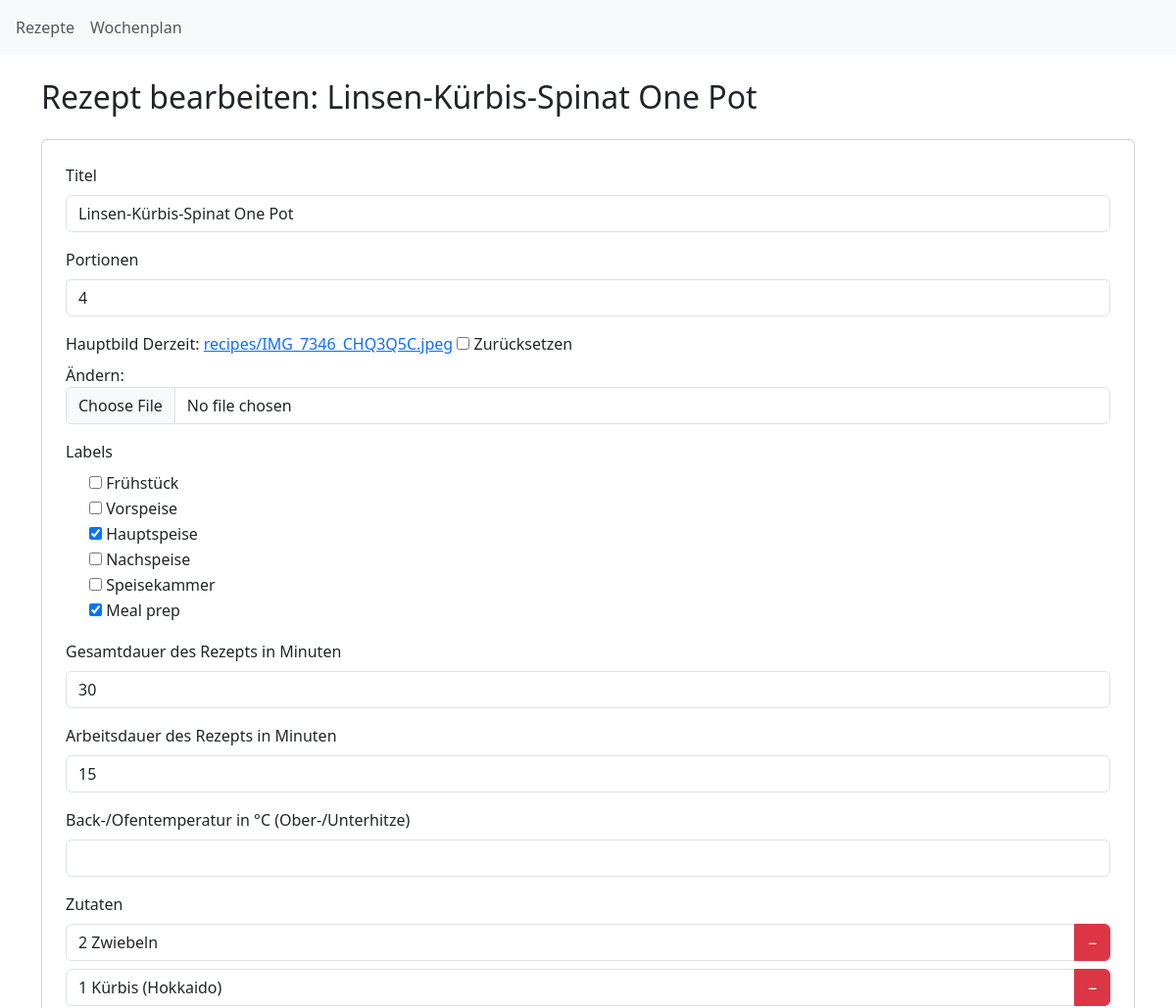
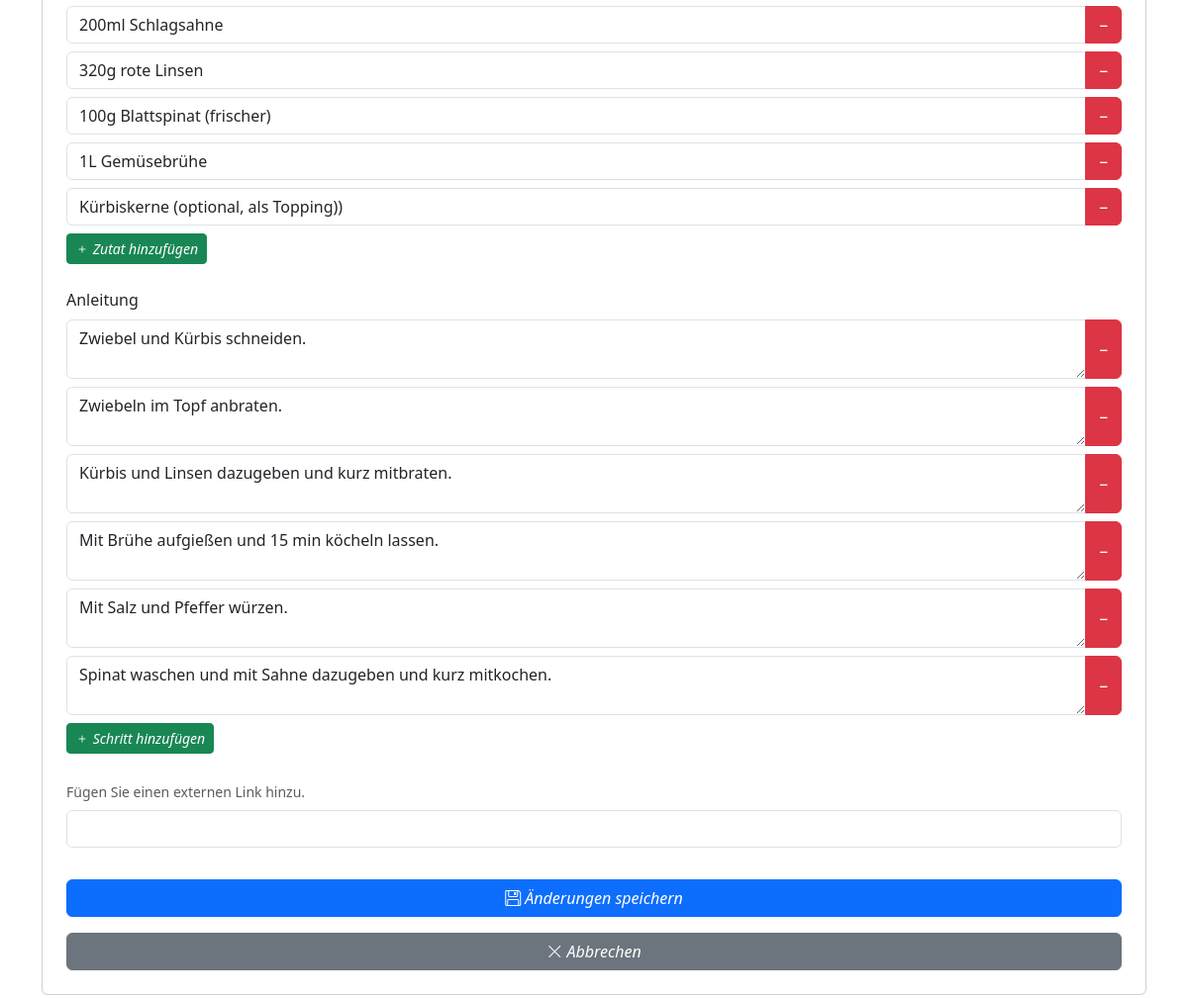
/recipes/linsen-kurbis-spinat-one-pot/edit/, run on the app's committed database (2 pictures, top to bottom).
### recipes/models.py (models this page shows, shortened)
class Recipe(models.Model):
    title = models.CharField(
        max_length=200,
        help_text="Titel"
    )
    slug = models.SlugField(
        unique=True,
        blank=True
    )
    servings = models.PositiveIntegerField(
        help_text="Portionen",
        null=True,
        blank=True,
    )
    image = models.ImageField(
        upload_to='recipes/',
        blank=True,
        null=True,
        help_text="Hauptbild"
    )
    labels = models.ManyToManyField(
        "Label",
        blank=True,
        help_text="Label"
    )
    duration_minutes = models.PositiveIntegerField(
        null=True,
        blank=True,
        help_text="Gesamtdauer des Rezepts in Minuten"
    )
    working_time = models.PositiveIntegerField(
        null=True,
        blank=True,
        help_text="Arbeitsdauer des Rezepts in Minuten"
    )
    temperature_celsius = models.PositiveIntegerField(
        null=True,
        blank=True,
        help_text="Back-/Ofentemperatur in °C (Ober-/Unterhitze)"
    )
    ingredients = models.CharField(
        null=True,
        blank=True,
        max_length=1000,  # Du solltest hier eine Länge definieren, falls du lange Zutatenlisten erwartest
        help_text="Zutaten"
    )
    steps = models.CharField(
        null=True,
        blank=True,
        max_length=1000,  # Ebenso für Schritte
        help_text="Anleitung"
    )
    cooked_count = models.PositiveIntegerField(
        default=0,
        help_text="So oft wurde das Rezept schon gekocht"
    )
    external_link = models.URLField(
        blank=True,
        null=True,
        help_text="Fügen Sie einen externen Link hinzu."
    )  # Neues Feld für den externen Link
    def get_absolute_url(self):
        return reverse("recipes:detail", kwargs={"slug": self.slug})

class Label(models.Model):
    EVENT = "event"
    CATEGORY = "category"
    LABEL_TYPES = [
        (EVENT, "Event"),
        (CATEGORY, "Kategorie"),
    ]
    name = models.CharField(max_length=100)
    label_type = models.CharField(max_length=20, choices=LABEL_TYPES)
    def __str__(self):
        return self.name

### recipes/views.py (the view, shortened to what this page needs)
# urls.py: path("<slug:slug>/edit/", views.RecipeUpdateView.as_view(), name='update'),
class RecipeUpdateView(View):
    template_name = "recipes/recipe_update.html"
    def get(self, request, slug):
        recipe = get_object_or_404(Recipe, slug=slug)
        form = RecipeForm(instance=recipe)
        return render(request, "recipes/recipe_update.html", {"form": form, "recipe": recipe})

### recipes/forms.py
class RecipeForm(forms.ModelForm):
    class Meta:
        model = Recipe
        fields = [
            "title",
            "servings",
            "image",
            "labels",
            "duration_minutes",
            "working_time",
            "temperature_celsius",
            "ingredients",
            "steps",
            "external_link",
        ]
        widgets = {
            "ingredients": forms.Textarea(attrs={
                "rows": 4,
                "placeholder": "Zutaten durch Zeilenumbruch trennen"
            }),
            "steps": forms.Textarea(attrs={
                "rows": 6,
                "placeholder": "Schritte durch Zeilenumbruch trennen"
            }),
            "labels": forms.CheckboxSelectMultiple(),
        }

### recipes/templates/recipes/recipe_update.html (shortened to what this page needs)
{% extends "recipes/base.html" %}
{% load widget_tweaks %}
{% block content %}
<div class="container my-4">
    <h2 class="mb-4">Rezept bearbeiten: {{ recipe.title }}</h2>
    <form method="post" enctype="multipart/form-data" class="card p-4">
        {% for field in form %}
            {% if field.name == "labels" %}
                <div class="mb-3">
                    <label class="form-label">{{ field.label }}</label>
                    {% for checkbox in field %}
                        <div class="form-check">
                            {{ checkbox.tag }}
                            <label class="form-check-label" for="{{ checkbox.id_for_label }}">
                                {{ checkbox.choice_label }}
                            </label>
                        </div>
                    {% endfor %}
                </div>
            {% elif field.name != "ingredients" and field.name != "steps" and field.name != "external_link" %}
                <div class="mb-3">
                    <label class="form-label" for="{{ field.id_for_label }}">{{ field.help_text }}</label>
                    {{ field|add_class:"form-control" }}
                </div>
            {% endif %}
        {% endfor %}
        <div class="mb-4">
            <label class="form-label">Zutaten</label>
            <div id="ingredients-list">
                {% for ingredient in recipe.ingredients.splitlines %}
                <div class="input-group mb-2 ingredient-item">
                    <input type="text" name="ingredients" class="form-control" value="{{ ingredient }}">
                    <button type="button" class="btn btn-danger remove-btn">−</button>
                </div>
                {% empty %}
                <div class="input-group mb-2 ingredient-item">
                    <input type="text" name="ingredients" class="form-control">
                    <button type="button" class="btn btn-danger remove-btn">−</button>
                </div>
                {% endfor %}
            </div>
            <button type="button" id="add-ingredient" class="btn btn-success btn-sm"><i class="bi bi-plus"> Zutat hinzufügen</i></button>
        </div>
        <div class="mb-4">
            <label class="form-label">Anleitung</label>
            <div id="steps-list">
                {% for step in recipe.steps.splitlines %}
                <div class="input-group mb-2 step-item">
                    <textarea name="steps" class="form-control auto-resize">{{ step }}</textarea>
                    <button type="button" class="btn btn-danger remove-btn">−</button>
                </div>
                {% empty %}
                <div class="input-group mb-2 step-item">
                    <textarea name="steps" class="form-control auto-resize"></textarea>
                    <button type="button" class="btn btn-danger remove-btn">−</button>
                </div>
                {% endfor %}
            </div>
            <button type="button" id="add-step" class="btn btn-success btn-sm"><i class="bi bi-plus"> Schritt hinzufügen</i></button>
        </div>
        {% for field in form %}
            {% if field.name == "external_link" %}
                <div class="mb-3">
                    <label class="form-label" for="{{ field.id_for_label }}">
                        <div class="form-text">{{ field.help_text }}</div>
                    </label>
                    {{ field|add_class:"form-control" }}
                </div>
            {% endif %}
        {% endfor %}
        <button type="submit" class="btn btn-primary mt-3"><i class="bi bi-floppy"> Änderungen speichern</i></button>
        <a href="{{ recipe.get_absolute_url }}" class="btn btn-secondary mt-3"><i class="bi bi-x-lg"> Abbrechen</i></a>
    </form>
</div>
{% endblock %}

### recipes/static/recipes/style.css (style rules this page uses)
.btn, .btn:hover, .btn:focus, .btn:active, .btn:focus-visible { box-shadow: none; transform: none; transition: none; }

### data on the page
Recipe: title "Linsen-Kürbis-Spinat One Pot", form "Linsen-Kürbis-Spinat One Pot" "4" "30" "15"
Label: choice_label "Frühstück"
Label: choice_label "Vorspeise"
Label: choice_label "Hauptspeise"
Label: choice_label "Nachspeise"
Label: choice_label "Speisekammer"
Label: choice_label "Meal prep"

### other printed values
{{ field.help_text }} "Titel" "Portionen" "Hauptbild" "Gesamtdauer des Rezepts in Minuten" "Arbeitsdauer des Rezepts in Minuten" "Back-/Ofentemperatur in °C (Ober-/Unterhitze)"
{{ field.label }} "Labels"
{{ field.help_text }} "Fügen Sie einen externen Link hinzu."
